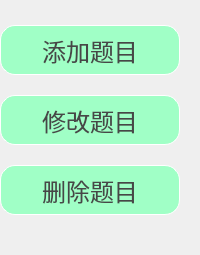
               <widget class="QWidget" name="quesSetting">
                <attribute name="title">
                 <string>题目设置</string>
                </attribute>
                <layout class="QVBoxLayout" name="verticalLayout_6">
                 <property name="spacing">
                  <number>20</number>
                 </property>
                 <property name="leftMargin">
                  <number>0</number>
                 </property>
                 <property name="topMargin">
                  <number>25</number>
                 </property>
                 <property name="rightMargin">
                  <number>0</number>
                 </property>
                 <property name="bottomMargin">
                  <number>0</number>
                 </property>
                 <item>
                  <widget class="QPushButton" name="quesAdd">
                   <property name="minimumSize">
                    <size>
                     <width>180</width>
                     <height>50</height>
                    </size>
                   </property>
                   <property name="maximumSize">
                    <size>
                     <width>180</width>
                     <height>50</height>
                    </size>
                   </property>
                   <property name="styleSheet">
                    <string notr="true">QPushButton{
	border: 1px solid white;
	background-color: rgb(160, 255, 198);
	border-radius: 15px;
	color: rgb(71, 71, 71);
	font-size: 24px;
}	
QPushButton::hover{
 	background-color: qlineargradient(spread:pad, x1:0, y1:0, x2:0, y2:1, stop:0 #273c75, stop:1 #487eb0);
}
QPushButton::pressed{
    color: #FFFFFF;
    background: transparent;
	font-size: 20px;
}</string>
                   </property>
                   <property name="text">
                    <string>添加题目</string>
                   </property>
                  </widget>
                 </item>
                 <item>
                  <widget class="QPushButton" name="quesModify">
                   <property name="minimumSize">
                    <size>
                     <width>180</width>
                     <height>50</height>
                    </size>
                   </property>
                   <property name="maximumSize">
                    <size>
                     <width>180</width>
                     <height>50</height>
                    </size>
                   </property>
                   <property name="styleSheet">
                    <string notr="true">QPushButton{
	border: 1px solid white;
	background-color: rgb(160, 255, 198);
	border-radius: 15px;
	color: rgb(71, 71, 71);
	font-size: 24px;
}	
QPushButton::hover{
 	background-color: qlineargradient(spread:pad, x1:0, y1:0, x2:0, y2:1, stop:0 #273c75, stop:1 #487eb0);
}
QPushButton::pressed{
    color: #FFFFFF;
    background: transparent;
	font-size: 20px;
}</string>
                   </property>
                   <property name="text">
                    <string>修改题目</string>
                   </property>
                  </widget>
                 </item>
                 <item>
                  <widget class="QPushButton" name="quesDelete">
                   <property name="minimumSize">
                    <size>
                     <width>180</width>
                     <height>50</height>
                    </size>
                   </property>
                   <property name="maximumSize">
                    <size>
                     <width>180</width>
                     <height>50</height>
                    </size>
                   </property>
                   <property name="styleSheet">
                    <string notr="true">QPushButton{
	border: 1px solid white;
	background-color: rgb(160, 255, 198);
	border-radius: 15px;
	color: rgb(71, 71, 71);
	font-size: 24px;
}	
QPushButton::hover{
 	background-color: qlineargradient(spread:pad, x1:0, y1:0, x2:0, y2:1, stop:0 #273c75, stop:1 #487eb0);
}
QPushButton::pressed{
    color: #FFFFFF;
    background: transparent;
	font-size: 20px;
}</string>
                   </property>
                   <property name="text">
                    <string>删除题目</string>
                   </property>
                  </widget>
                 </item>
                 <item>
                  <spacer name="verticalSpacer_3">
                   <property name="orientation">
                    <enum>Qt::Vertical</enum>
                   </property>
                   <property name="sizeHint" stdset="0">
                    <size>
                     <width>20</width>
                     <height>40</height>
                    </size>
                   </property>
                  </spacer>
                 </item>
                </layout>
               </widget>
